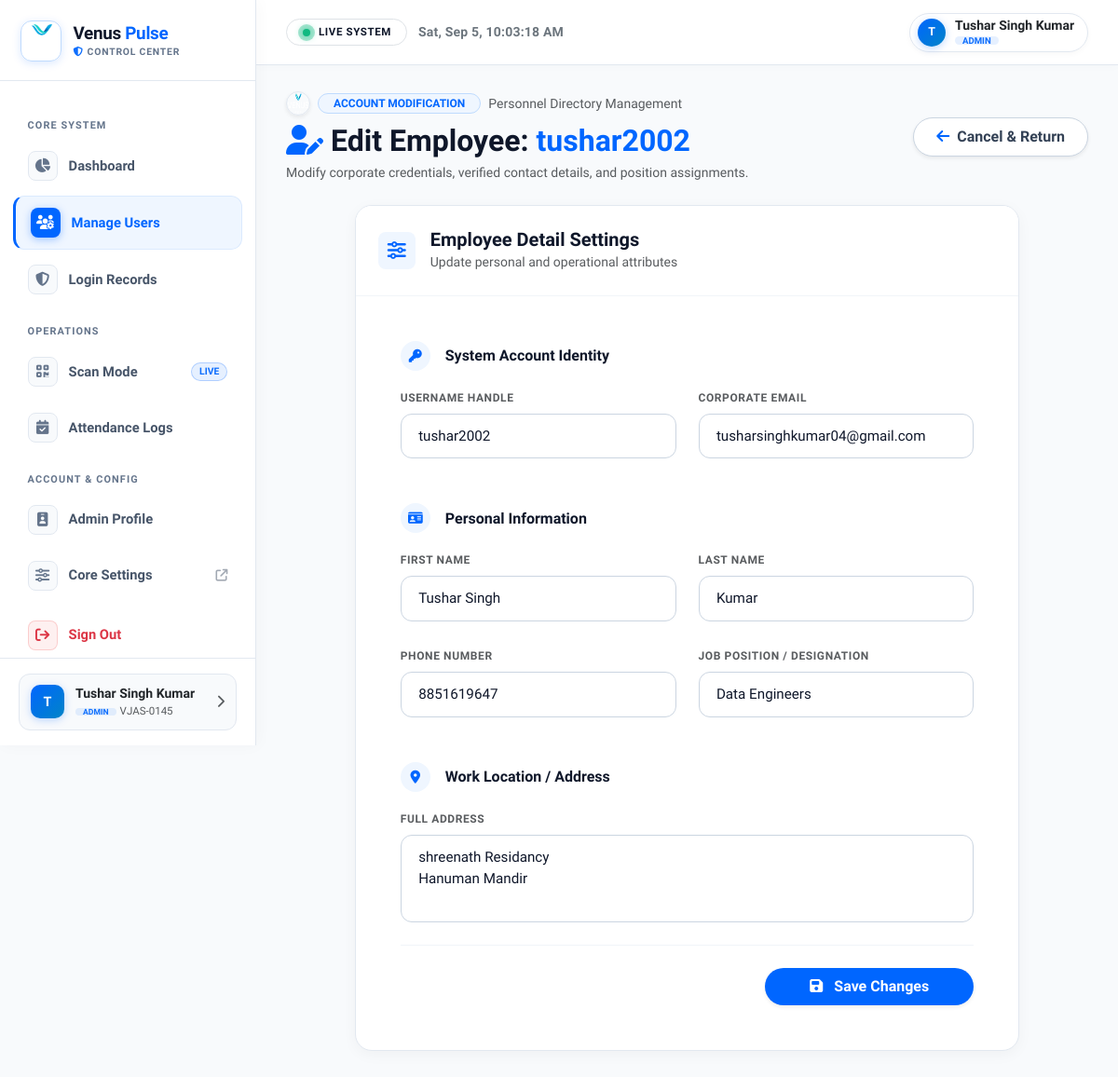
/edit-user/145/ (signed in), run on the app's committed database.
### home/models.py (models this page shows, shortened)
class Profile(models.Model):
    user = models.OneToOneField(User, on_delete=models.CASCADE, related_name='profile')
    phone = models.CharField(max_length=20, blank=True, null=True)
    position = models.CharField(max_length=100, blank=True, null=True)
    address = models.TextField(blank=True, null=True)
    qr_token = models.CharField(max_length=64, unique=True, blank=True, null=True)

### home/views.py (the view, shortened to what this page needs)
# urls.py: path('edit-user/<int:user_id>/', edit_user_view, name='edit_user'),
@staff_member_required
def edit_user_view(request, user_id):
    user = get_object_or_404(User, id=user_id)
    profile, created = Profile.objects.get_or_create(user=user)
    return render(request, 'edit_user.html', {'user': user, 'profile': profile})

### templates/edit_user.html (shortened to what this page needs)
{% extends "admin_base.html" %}
{% load static %}
{% block content %}
<div class="container-fluid px-0">
  <div class="row mb-4 align-items-center">
    <div class="col-md-8 text-center text-md-start">
      <div class="d-flex align-items-center gap-2 mb-2 justify-content-center justify-content-md-start">
        <img src="{% static 'logo.png' %}" onerror="this.src='{% static 'images/venus_logo.png' %}'" alt="Venus Logo" class="rounded-circle shadow-sm" style="width: 26px; height: 26px; border: 1px solid #e2e8f0;" />
        <span class="badge rounded-pill px-3 py-1 fw-bold small" style="background: #eff6ff; color: #0066ff; border: 1px solid #bfdbfe;">
          ACCOUNT MODIFICATION
        </span>
        <span class="small text-muted">Personnel Directory Management</span>
      </div>
      <h2 class="fw-bold mb-1" style="color: #0f172a;">
        <i class="fas fa-user-edit me-2" style="color: #0066ff;"></i>Edit Employee: <span style="color: #0066ff;">{{ user.username }}</span>
      </h2>
      <p class="small mb-0 text-muted">Modify corporate credentials, verified contact details, and position assignments.</p>
    </div>
    <div class="col-md-4 text-md-end mt-3 mt-md-0">
      <a href="{% url 'manage_users' %}" class="btn rounded-pill px-4 py-2 fw-semibold shadow-sm" style="background: #ffffff; border: 1px solid #cbd5e1; color: #334155;">
        <i class="fas fa-arrow-left me-1" style="color: #0066ff;"></i> Cancel & Return
      </a>
    </div>
  </div>
  <div class="row justify-content-center">
    <div class="col-lg-10">
      <div class="card border rounded-4 overflow-hidden shadow-sm" style="background: #ffffff; border-color: #e2e8f0;">
        <div class="card-header p-4 bg-white" style="border-bottom: 1px solid #f1f5f9;">
          <div class="d-flex align-items-center gap-3">
            <div class="rounded-3 p-2 d-flex align-items-center justify-content-center" style="width: 40px; height: 40px; background: #eff6ff; color: #0066ff;">
              <i class="fas fa-sliders fs-5"></i>
            </div>
            <div>
              <h5 class="fw-bold mb-0" style="color: #0f172a;">Employee Detail Settings</h5>
              <span class="small text-muted">Update personal and operational attributes</span>
            </div>
          </div>
        </div>
        <div class="card-body p-4 p-md-5">
          <form method="post" novalidate>
            <div class="mb-5">
              <div class="d-flex align-items-center mb-3">
                <div class="rounded-circle p-2 me-3 d-flex align-items-center justify-content-center" style="width: 32px; height: 32px; background: #eff6ff; color: #0066ff;">
                  <i class="fas fa-key small"></i>
                </div>
                <h6 class="fw-bold mb-0" style="color: #0f172a;">System Account Identity</h6>
              </div>
              <div class="row g-4">
                <div class="col-md-6">
                  <label class="form-label fw-bold small text-uppercase text-muted" style="font-size: 0.75rem; letter-spacing: 0.6px;">Username Handle</label>
                  <input type="text" name="username" class="form-control form-control-light" value="{{ user.username }}" placeholder="Enter username">
                </div>
                <div class="col-md-6">
                  <label class="form-label fw-bold small text-uppercase text-muted" style="font-size: 0.75rem; letter-spacing: 0.6px;">Corporate Email</label>
                  <input type="email" name="email" class="form-control form-control-light" value="{{ user.email }}" placeholder="Enter email">
                </div>
              </div>
            </div>
            <div class="mb-5">
              <div class="d-flex align-items-center mb-3">
                <div class="rounded-circle p-2 me-3 d-flex align-items-center justify-content-center" style="width: 32px; height: 32px; background: #eff6ff; color: #0066ff;">
                  <i class="fas fa-id-card small"></i>
                </div>
                <h6 class="fw-bold mb-0" style="color: #0f172a;">Personal Information</h6>
              </div>
              <div class="row g-4 mb-4">
                <div class="col-md-6">
                  <label class="form-label fw-bold small text-uppercase text-muted" style="font-size: 0.75rem; letter-spacing: 0.6px;">First Name</label>
                  <input type="text" name="first_name" class="form-control form-control-light" value="{{ user.first_name }}" placeholder="First name">
                </div>
                <div class="col-md-6">
                  <label class="form-label fw-bold small text-uppercase text-muted" style="font-size: 0.75rem; letter-spacing: 0.6px;">Last Name</label>
                  <input type="text" name="last_name" class="form-control form-control-light" value="{{ user.last_name }}" placeholder="Last name">
                </div>
              </div>
              <div class="row g-4">
                <div class="col-md-6">
                  <label class="form-label fw-bold small text-uppercase text-muted" style="font-size: 0.75rem; letter-spacing: 0.6px;">Phone Number</label>
                  <input type="text" name="phone" class="form-control form-control-light" value="{{ profile.phone }}" placeholder="Contact number">
                </div>
                <div class="col-md-6">
                  <label class="form-label fw-bold small text-uppercase text-muted" style="font-size: 0.75rem; letter-spacing: 0.6px;">Job Position / Designation</label>
                  <input type="text" name="position" class="form-control form-control-light" value="{{ profile.position }}" placeholder="e.g. Senior Operations Specialist">
                </div>
              </div>
            </div>
            <div class="mb-4">
              <div class="d-flex align-items-center mb-3">
                <div class="rounded-circle p-2 me-3 d-flex align-items-center justify-content-center" style="width: 32px; height: 32px; background: #eff6ff; color: #0066ff;">
                  <i class="fas fa-map-marker-alt small"></i>
                </div>
                <h6 class="fw-bold mb-0" style="color: #0f172a;">Work Location / Address</h6>
              </div>
              <div class="mb-0">
                <label class="form-label fw-bold small text-uppercase text-muted" style="font-size: 0.75rem; letter-spacing: 0.6px;">Full Address</label>
                <textarea name="address" rows="3" class="form-control form-control-light" style="resize: none;" placeholder="Enter premises mailing address">{{ profile.address }}</textarea>
              </div>
            </div>
            <div class="text-end pt-4" style="border-top: 1px solid #f1f5f9;">
              <button type="submit" class="btn rounded-pill px-5 py-2 fw-bold text-white shadow-sm" style="background: #0066ff; border: none;">
                <i class="fas fa-save me-2"></i> Save Changes
              </button>
            </div>
          </form>
        </div>
      </div>
    </div>
  </div>
</div>
{% endblock %}

### templates/admin_base.html (shortened to what this page needs)
{% load static %}
<!DOCTYPE html>
<html lang="en">
<head>
    <link href="https://cdn.jsdelivr.net/npm/bootstrap@5.3.0/dist/css/bootstrap.min.css" rel="stylesheet">
    <link href="https://cdnjs.cloudflare.com/ajax/libs/font-awesome/6.5.0/css/all.min.css" rel="stylesheet">
    <link rel="stylesheet" href="https://cdnjs.cloudflare.com/ajax/libs/animate.css/4.1.1/animate.min.css" />
</head>
<body>
    <div class="sidebar" id="sidebar">
        <div class="sidebar-header">
            <a href="{% url 'admin_dashboard' %}" class="brand-logo-wrapper">
                <img src="{% static 'logo.png' %}" alt="Venus Logo" class="brand-logo-img" onerror="this.src='/static/images/venus_logo.png'">
                <div class="brand-text">
                    <h5>Venus <span>Pulse</span></h5>
                    <div class="brand-badge"><i class="fas fa-shield-halved text-primary me-1"></i>Control Center</div>
                </div>
            </a>
        </div>
        <div class="sidebar-nav-container">
            <div class="nav-category-title">Core System</div>
            <ul class="nav-list">
                <li class="nav-item-admin">
                    <a href="{% url 'admin_dashboard' %}"
                        class="nav-link-admin {% if request.resolver_match.url_name == 'admin_dashboard' %}active{% endif %}">
                        <span class="d-flex align-items-center">
                            <span class="nav-icon-wrap"><i class="fas fa-chart-pie"></i></span>
                            <span>Dashboard</span>
                        </span>
                    </a>
                </li>
                <li class="nav-item-admin">
                    <a href="{% url 'manage_users' %}"
                        class="nav-link-admin {% if request.resolver_match.url_name == 'manage_users' or request.resolver_match.url_name == 'edit_user' or request.resolver_match.url_name == 'add_user' %}active{% endif %}">
                        <span class="d-flex align-items-center">
                            <span class="nav-icon-wrap"><i class="fas fa-users-gear"></i></span>
                            <span>Manage Users</span>
                        </span>
                    </a>
                </li>
                <li class="nav-item-admin">
                    <a href="{% url 'reports' %}"
                        class="nav-link-admin {% if request.resolver_match.url_name == 'reports' %}active{% endif %}">
                        <span class="d-flex align-items-center">
                            <span class="nav-icon-wrap"><i class="fas fa-shield-halved"></i></span>
                            <span>Login Records</span>
                        </span>
                    </a>
                </li>
            </ul>
            <div class="nav-category-title">Operations</div>
            <ul class="nav-list">
                <li class="nav-item-admin">
                    <a href="{% url 'attendance' %}"
                        class="nav-link-admin {% if request.resolver_match.url_name == 'attendance' %}active{% endif %}">
                        <span class="d-flex align-items-center">
                            <span class="nav-icon-wrap"><i class="fas fa-qrcode"></i></span>
                            <span>Scan Mode</span>
                        </span>
                        <span class="badge rounded-pill px-2 py-0.5 small bg-primary bg-opacity-10 text-primary border border-primary border-opacity-25" style="font-size: 0.65rem; font-weight: 700;">LIVE</span>
                    </a>
                </li>
                <li class="nav-item-admin">
                    <a href="{% url 'attendance_report' %}"
                        class="nav-link-admin {% if request.resolver_match.url_name == 'attendance_report' %}active{% endif %}">
                        <span class="d-flex align-items-center">
                            <span class="nav-icon-wrap"><i class="fas fa-calendar-check"></i></span>
                            <span>Attendance Logs</span>
                        </span>
                    </a>
                </li>
            </ul>
            <div class="nav-category-title">Account & Config</div>
            <ul class="nav-list">
                <li class="nav-item-admin">
                    <a href="{% url 'profile' %}"
                        class="nav-link-admin {% if request.resolver_match.url_name == 'profile' %}active{% endif %}">
                        <span class="d-flex align-items-center">
                            <span class="nav-icon-wrap"><i class="fas fa-id-badge"></i></span>
                            <span>Admin Profile</span>
                        </span>
                    </a>
                </li>
                <li class="nav-item-admin">
                    <a href="/admin/" target="_blank" class="nav-link-admin">
                        <span class="d-flex align-items-center">
                            <span class="nav-icon-wrap"><i class="fas fa-sliders"></i></span>
                            <span>Core Settings</span>
                        </span>
                        <i class="fas fa-arrow-up-right-from-square small opacity-50"></i>
                    </a>
                </li>
                <li class="nav-item-admin mt-2">
                    <a href="{% url 'logout' %}" class="nav-link-admin text-danger">
                        <span class="d-flex align-items-center">
                            <span class="nav-icon-wrap text-danger" style="background: rgba(239, 68, 68, 0.08); border-color: rgba(239, 68, 68, 0.2);"><i class="fas fa-arrow-right-from-bracket"></i></span>
                            <span>Sign Out</span>
                        </span>
                    </a>
                </li>
            </ul>
        </div>
        <div class="sidebar-footer">
            <a href="{% url 'profile' %}" class="sidebar-user-card">
                <div class="sidebar-user-avatar">
                    {{ user.username|slice:":1"|upper }}
                </div>
                <div class="overflow-hidden flex-grow-1">
                    <div class="fw-semibold text-truncate small text-dark">{{ user.get_full_name|default:user.username }}</div>
                    <div class="text-muted small d-flex align-items-center gap-1" style="font-size: 0.72rem;">
                        <span class="badge bg-primary bg-opacity-10 text-primary rounded-pill px-2 py-0">ADMIN</span>
                        <span>VJAS-{{ user.id|stringformat:"04d" }}</span>
                    </div>
                </div>
                <i class="fas fa-chevron-right text-muted small"></i>
            </a>
        </div>
    </div>
    <div class="main-content">
        <div class="top-bar">
            <div class="d-flex align-items-center gap-3">
                <div class="d-flex align-items-center gap-2">
                    <span class="badge bg-white border rounded-pill px-3 py-2 d-flex align-items-center gap-2 text-dark shadow-xs">
                        <span class="radar-box">
                            <span class="radar-center"></span>
                        </span>
                        <span class="fw-bold small text-uppercase" style="letter-spacing: 0.6px; font-size: 0.72rem; color: #0f172a;">Live System</span>
                    </span>
                    <span id="adminLiveClock" class="fw-semibold small ms-1 d-none d-md-inline text-secondary" style="letter-spacing: 0.2px;"></span>
                </div>
            </div>
            <div class="d-flex align-items-center gap-2">
                <a href="{% url 'profile' %}" class="admin-profile-chip">
                    <div class="sidebar-user-avatar" style="width: 30px; height: 30px; font-size: 0.78rem; border-radius: 50%;">
                        {{ user.username|slice:":1"|upper }}
                    </div>
                    <div class="d-none d-sm-block text-start lh-1">
                        <div class="fw-bold small text-dark">{{ user.get_full_name|default:user.username }}</div>
                        <span class="badge bg-primary bg-opacity-10 text-primary rounded-pill px-2 py-0 mt-1" style="font-size: 0.6rem; font-weight: 700;">ADMIN</span>
                    </div>
                </a>
            </div>
        </div>
        <div class="content-body">
            {% block content %}
            {% endblock %}
        </div>
    </div>
</body>
</html>

### templates/edit_user.html (style rules this page uses)
.form-control-light { display: block; width: 100%; padding: 0.75rem 1.15rem; font-size: 0.95rem; color: #0f172a; background-color: #ffffff; border: 1px solid #cbd5e1; border-radius: 12px; transition: all 0.2s ease; }
.form-control-light::placeholder { color: #94a3b8; }

### data on the page
Profile: phone "8851619647", position "Data Engineers", address "shreenath Residancy Hanuman Mandir"

### other printed values
{{ user.username|slice:":1"|upper }} "T"
{{ user.get_full_name|default:user.username }} "Tushar Singh Kumar"
{{ user.id|stringformat:"04d" }} "0145"
{{ user.username }} "tushar2002"
